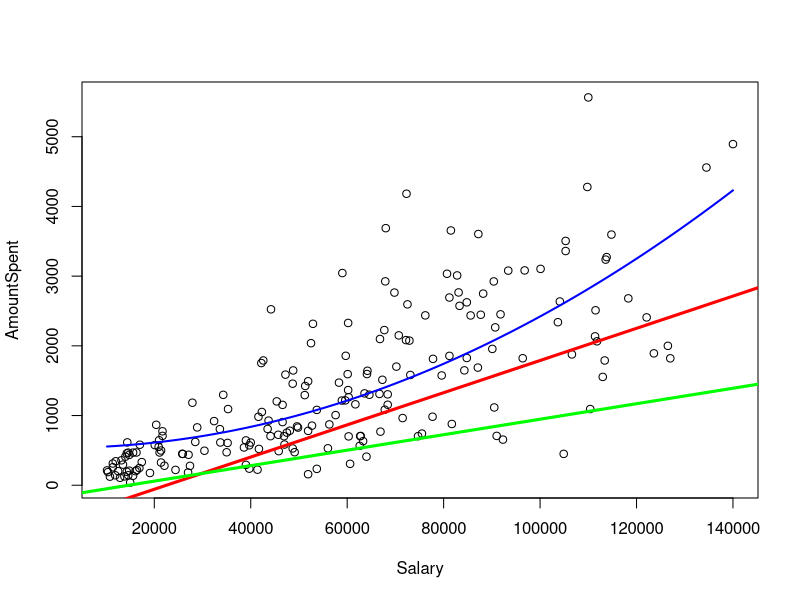

Source code (R): (Note: this script raises an error after producing the figure.)
# این  فایل حاوی اطلاعات مشتریان یک بازاریاب مستقیم است.
#DirectMarketing(mini).csv
# بازاریاب محصولات خود را با استفاده از پست مستقیم به فروش میرساند.
# او کاتالوگ محصولات را به 200 نفر ارسال کرده و مشتریان با تلفن، محصولات مورد نیازشان را سفارش میدهند.
# بازاریاب دادههای مشتریان را جمعآوری کرده و هدفش بررسی عواملی است که باعث میشود برخی مشتریان بیشتر از دیگران خرید کنند.

# متغیرهای موجود در این فایل داده عبارتند از:

# Gender: دستهبندی جنسیتی مشتری (زن یا مرد)
# OwnHome: مالک یا مستأجر بودن مشتری
# Married: وضعیت تاهل مشتری (مجرد یا متأهل)
# Salary: حقوق سالیانه مشتری به دلار
# Children: تعداد فرزندان مشتری
# Catalogs: تعداد کاتالوگهای ارسالی به مشتری
# AmountSpent: میزان خرید مشتری به دلار
# Age: بازه سنی مشتریان
#getwd()
#setwd(dir = "C:/Users/Abolfazl-Pc/Documents")
#rm(list = ls())
my_data <- read.csv("DirectMarketing(200).csv" , header = TRUE)
#my_data


attach(my_data)


#رگرسون خطی ساده و چندگانه
# y = B0 + B1(x) + f
#y = b0 + b1(x1) + b2(x2) + . . . + bp(xp) + f
#ei = y - y^
#f = e1 + e2 + e3 + ... + en

#چون تعداد متغر های مستقل من کم است از روش اول میروم و تمام حالات را در نظر مگیرم (دو به توان تعداد متغر های مستقل)


model_1 <- lm(AmountSpent~Salary)
model_2 <- lm(AmountSpent~poly(Salary^2))
model_3 <- lm(AmountSpent~Catalogs)
model_4 <- lm(AmountSpent~poly(Catalogs^2))
model_5 <- lm(AmountSpent~Children)
model_6 <- lm(AmountSpent~poly(Children^2))
model_7 <- lm(AmountSpent~Salary + Catalogs)
model_8 <- lm(AmountSpent~Salary * Catalogs)
model_9 <- lm(AmountSpent~Salary + Children)
model_10 <- lm(AmountSpent~Salary * Children)
model_11 <- lm(AmountSpent~Catalogs * Children)
model_12 <- lm(AmountSpent~Catalogs + Children)
model_13 <- lm(AmountSpent~(Salary + Catalogs + Children))

summary(model_13)

#بهترین مدل موجود در اینجا ، مدل 13 است و بیشترن ضریب تعیین را دارد و همه انها معنادار هستند در سطح 0.99 درصد

plot(Salary , AmountSpent)
abline(model_13, col = "red" , lwd = 3)
abline(model_8 , col = 'green' , lwd = 3)
#در اینجا میتوانیم برای هر یک از مدل ها نمودار و خط رگرسیونی رو رسم کرد کافی است مدل مد نظر را در تابع خط جایگزاری کنید


catalogs_vals <- seq(min(Catalogs) , max(Catalogs) , length.out = 1000)
pred_1 <- predict(model_4 ,data.frame(Catalogs = catalogs_vals))
lines(catalogs_vals , pred_1 , col = 'skyblue' , lwd = 2)

salary_vals <- seq(min(Salary), max(Salary), length.out = 1000)
pred_2 <- predict(model_2,data.frame(Salary = salary_vals))
lines(salary_vals , pred_2 , col = 'blue' , lwd = 2)

#برای خط های مدل هایی که توان دارند میتوانیم به مانند بالا عمل کنیم


predict(model_13 , data.frame(Salary , Catalogs , Children))
predict(model_13 , data = my_data)
predict(model_13 , data.frame(Salary = (c(25000 , 34000)) , Catalogs = (c(6 , 5)) , Children = (c(0 , 1))))

#با دستور پریدکت میتوان با استفاده از مدلی که ساختیم کار پیشبینی را انجام دهیم به دو صورت که داده های دلخواه بدهیم یا از داده های اصلی استفاده کنیم


model0 <- lm(AmountSpent~1)
sum(resid(model0)^2)

model1 <- lm(AmountSpent~Age)
sum(resid(model1)^2)

model2 <- lm(AmountSpent~Age + Gender)
sum(resid(model2)^2)

model3 <- lm(AmountSpent~Age + Gender + OwnHome)
sum(resid(model3)^2)

model4 <- lm(AmountSpent~Age + Gender + OwnHome + Married)
sum(resid(model4)^2)

model5 <- lm(AmountSpent~Age + Gender + OwnHome + Married + Salary)
sum(resid(model5)^2)

model6 <- lm(AmountSpent~Age + Gender + OwnHome + Married + Salary + Children)
sum(resid(model6)^2)

model7 <- lm(AmountSpent~Age + Gender + OwnHome + Married + Salary + Children + Catalogs)
sum(resid(model7)^2)

predict(model7, data.frame(Salary , Catalogs , Children , Age , Gender , OwnHome , Married))
predict(model7 , data = my_data)
predict(model7, data.frame(Salary = (c(25000 , 34000)) , Catalogs = (c(6 , 5)) , Children = (c(0 , 1)) , Age = (c("Old" , "Old")) , Gender = (c("Female" , "Male")), OwnHome =(c("Own" , "Rent")) , Married = (c("Single" , "Single"))))

plot(model7)

#در این بخش با روش فوروارد رفتیم و بهترین مدل ما  یعنی مدل7 با پایین ترن ار اس اس انتخاب شد

#-------------------------------------------------------------------------------------------------------------------------------

line0 <- lm(AmountSpent~Salary + Children + Catalogs + Age +  Gender + OwnHome + Married)
summary(line0)

line1 <- lm(AmountSpent~Salary + Children + Catalogs + Age +  Gender + Married)
summary(line1)

line2 <- lm(AmountSpent~Salary + Children + Catalogs + Age +  Gender)
summary(line2)

line3 <- lm(AmountSpent~Salary + Children + Catalogs + Age)
summary(line3)

line4 <- lm(AmountSpent~Salary + Children + Catalogs)
summary(line4)

predict(line4 , data.frame(Salary , Catalogs , Children))
predict(line4 , data = my_data)
predict(line4, data.frame(Salary = (c(25000 , 34000)) , Catalogs = (c(6 , 5)) , Children = (c(0 , 1))))

plot(line4)
#در این بخش از روش بکوارد رفتیم و با ترکیب متغیر های کیفی و کمی مدلی را برازش کردیم که متاسفانه هیچ کدام از متغیر های مستقل کیفی معنا دار نبودند و دوباره به مدل قبلی خود یعنی مدل 13 رسیدیم



#-----------------------------------------------------------------------------------------------------------------------

#رگرسیون لجستیک (Logistic Regression)

#مقدار خرید رو به صفر و یک تبدیل میکنم که بتونم از لجستیک استفاده کنم 

my_data$Logistic <- ifelse(my_data$AmountSpent < 350, 0, 1)
#ستون جدیدی به داده ها اضافه شد که اگر مشتری بیش از 350 دلار  کرده است مقدار 1 میگرد و اگر کمتر خرید کرده است مقدار 0 میگیرد
attach(my_data)

Logistic_line0 <- glm(Logistic ~Salary + Children + Catalogs + Age +  Gender + OwnHome + Married, family = binomial)
summary(Logistic_line0)

Logistic_line1 <- glm(Logistic ~Salary + Children + Catalogs + Age +  Gender + OwnHome , family = binomial)
summary(Logistic_line1)

Logistic_line2 <- glm(Logistic ~Salary + Children + Catalogs + Age +  Gender , family = binomial)
summary(Logistic_line2)

Logistic_line3 <- glm(Logistic ~Salary + Children + Catalogs + Gender , family = binomial)
summary(Logistic_line3)

Logistic_line4 <- glm(Logistic ~Salary + Children + Catalogs , family = binomial)
summary(Logistic_line4)


plot(Logistic_line4)

predict(Logistic_line4 , data.frame(Salary , Catalogs , Children))
predict(Logistic_line4 , data = my_data)
predict(Logistic_line4, data.frame(Salary = (c(25000 , 34000)) , Catalogs = (c(6 , 5)) , Children = (c(0 , 1))),  type = "response")


#در این قسمت با رگرسیون لجستیک بهترین مدل ما مدل لجستیک 4 است که با روش بک وارد بدستش آوردیم
#سپس نمودار و پیشبینی آن را رسم و انجام دادیم

#-------------------------------------------------------------------------------------------------------------------------

#لجستیک چندگانه

install.packages("nnet") 
library(nnet)
test <- multinom(Age ~ Salary + AmountSpent + Catalogs + Children + Married + OwnHome + Gender, data = my_data)
summary(test)


test1 <- multinom(Age ~ Salary + Catalogs + Children + Married + OwnHome + Gender, data = my_data)
summary(test1)

test2 <- multinom(Age ~ Salary + Catalogs + Children + Married + Gender, data = my_data)
summary(test2)


#بهترین مدل ما تست 1 است چون مقدار ای ای سی کمتری میده 


#----------------------------------------------------------------------------------------------------------------------


#LDA
install.packages("MASS")
library(MASS)
my_data$Logistic <- factor(my_data$Logistic, levels = c(0, 1), labels = c("Low", "High"))
lda_line0 <- lda(Logistic ~Salary + Children + Catalogs)
lda_line0
predict(lda_line0)
predict(lda_line0)$class
plot(lda_line0)
trin <- (AmountSpent < 500)
length(trin)
my_data.500 <- my_data [! trin , ]
lda_line1 <- lda(Logistic ~Salary + Children + Catalogs , data = my_data[trin ,])
predict(lda_line1 , my_data.500)
predict(lda_line1, data.frame(Salary = (c(25000 , 34000)) , Catalogs = (c(6 , 5)) , Children = (c(0 , 1))))
plot(lda_line1)

#-----------------------------------------------------------------------------------------------

#QDA
qda_line0 <- qda(Logistic ~Salary + Children + Catalogs , data = my_data , subset = trin)
qda_line0
summary(qda_line0)
predict(qda_line0 , my_data.500)
predict(qda_line0, data.frame(Salary = (c(25000 , 34000)) , Catalogs = (c(6 , 5)) , Children = (c(0 , 1))))
plot(qda_line0)

#------------------------------------------------------------------------------------------------------

#همخطی
plot(my_data)
fit0 <- lm(AmountSpent~ Salary + Children + Catalogs)
summary(fit0)
library(car)
vif(fit0)
#همخطی هر سه متغییر مستقل حدودا برابر با 1 بود پس مدل همچنان باقی میماند

#-----------------------------------------------------------------------------------------

# Abolfazl Taheri Haghighi
# Bachelor's student of statistics at Fasa University